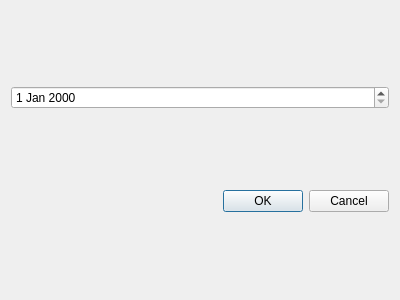
<?xml version="1.0" encoding="UTF-8"?>
<ui version="4.0">
 <class>DateInputDlg</class>
 <widget class="QWidget" name="DateInputDlg">
  <property name="geometry">
   <rect>
    <x>0</x>
    <y>0</y>
    <width>400</width>
    <height>300</height>
   </rect>
  </property>
  <property name="windowTitle">
   <string>DateInputDlg</string>
  </property>
  <layout class="QVBoxLayout" name="verticalLayout">
   <item>
    <widget class="QDateEdit" name="dateEdit"/>
   </item>
   <item>
    <widget class="QDialogButtonBox" name="buttonBox">
     <property name="standardButtons">
      <set>QDialogButtonBox::Cancel|QDialogButtonBox::Ok</set>
     </property>
    </widget>
   </item>
  </layout>
 </widget>
 <layoutdefault spacing="6" margin="11"/>
 <resources/>
 <connections/>
</ui>
